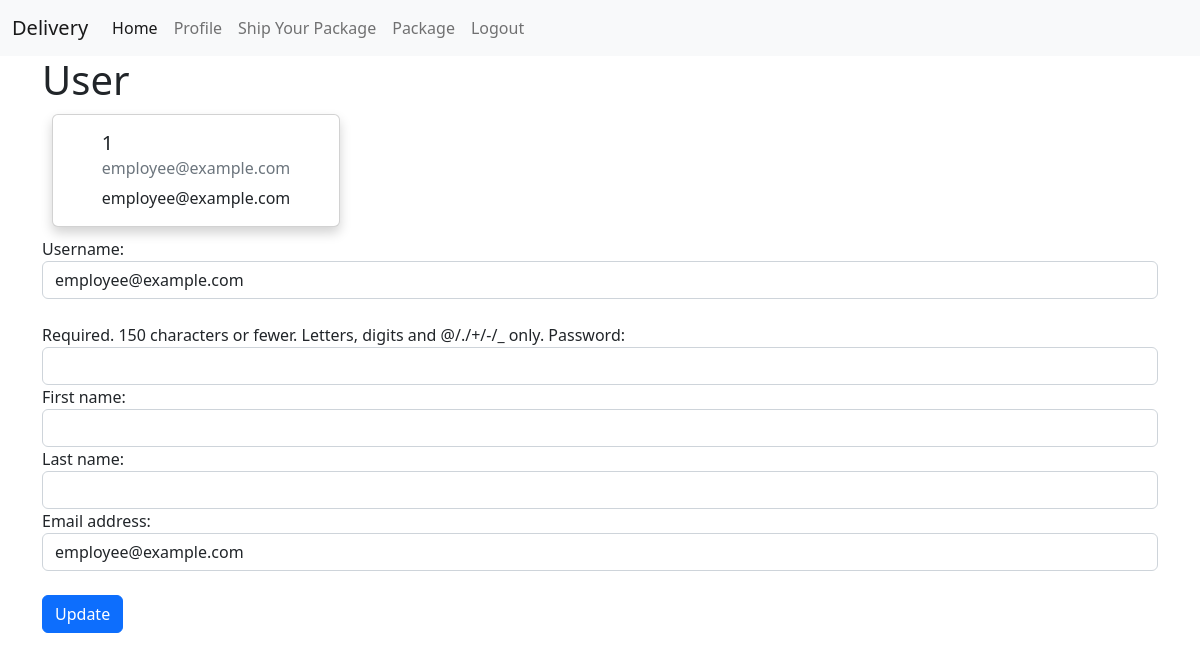
Before: /user/1 with the older database file.
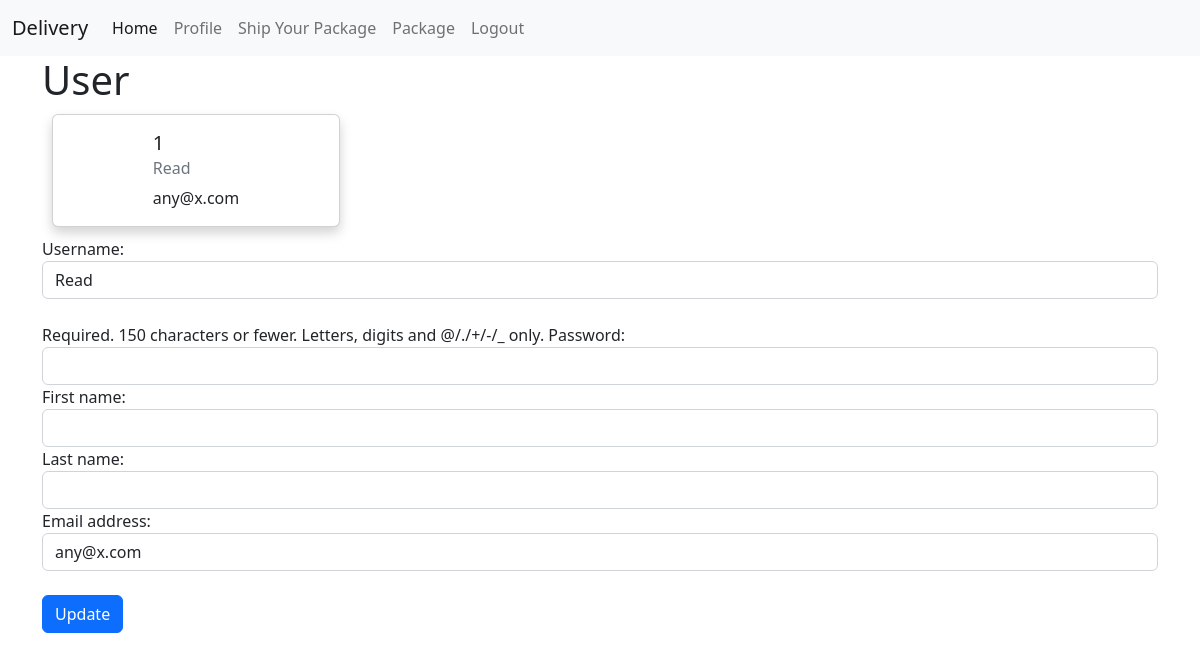
After: the same page with the newer database file.
### Delivery/models.py (models this page shows)
class User(AbstractUser):
    pass

### Delivery/views.py (the view)
# urls.py: path("user/<int:id>", views.user, name="user"),
def user(request, id):
    user = User.objects.get(pk=id)
    form = UserForm(request.POST or None, instance=user)
    if form.is_valid():
        form.save()
        messages.success(request, 'User updated successfully')
        return HttpResponseRedirect(reverse("user", args=(user.id,)))
    return render(request, 'Delivery/user.html', {
        "user": user,
        "form": UserForm(instance=user)
    })

### Delivery/views.py
class UserForm(forms.ModelForm):
    class Meta:
        model = User
        fields = ['username', 'password', 'first_name', 'last_name', 'email']
        widgets = {
            'username': forms.TextInput(attrs={'class': 'form-control'}),
            'password': forms.PasswordInput(attrs={'class': 'form-control'}),
            'first_name': forms.TextInput(attrs={'class': 'form-control'}),
            'last_name': forms.TextInput(attrs={'class': 'form-control'}),
            'email': forms.TextInput(attrs={'class': 'form-control'}),
        }

### Delivery/templates/Delivery/user.html (shortened to what this page needs)
{% extends "Delivery/index.html" %}
{% block body %}
<div class="container">
    <div>
        <h1>User</h1>
    </div>
    {% if request.user.is_staff %}
        <div class="card" style="width: 18rem; margin: 10px;">
            <div class="card-body">
                <h5 class="card-title">{{user.id}}</h5>
                <h6 class="card-subtitle mb-2 text-muted">{{user.username}}</h6>
                <p class="card-text">{{user.email}}</p>
            </div>
            <button style="margin-bottom: 10px;" class="btn btn-primary" onclick="collapseUser()">Edit</button>
            <button class="btn btn-danger" onclick="deleteUser('{{user.id}}')">Delete</button>
            <form id="form-collapse" action="" method="post" style="display: none;">
                {% csrf_token %}
                {{form}}
                <br>
                <button name="edit" type="submit" class="btn btn-primary">Update</button>
            </form>
        </div>
    {% else %}
        <div class="card" style="width: 18rem; margin: 10px;">
            <div class="card-body">
                <h5 class="card-title
                ">{{user.id}}</h5>
                <h6 class="card-subtitle mb-2 text-muted">{{user.username}}</h6>
                <p class="card-text">{{user.email}}</p>
            </div>
        </div>
        <form action="" method="post">
            {{form}}
            <br>
            <button name="edit" type="submit" class="btn btn-primary">Update</button>
        </form>
    {% endif %}
{% endblock %}

Changed rows visible on the page:
changed User id 1: username "employee@example.com" → "Read"; email "employee@example.com" → "any@x.com"
